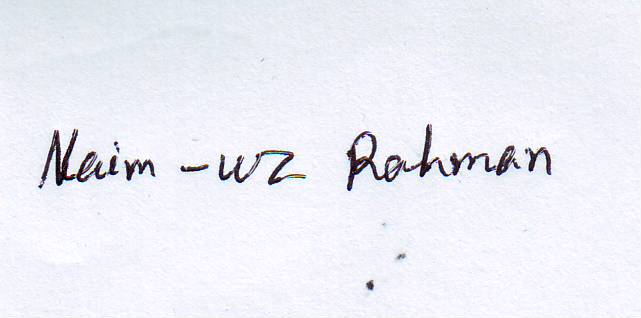
#> input picture images/Signature.JPG, 641 x 318 px
$ jupyter execute '102. Opening and closing.ipynb'
#> lines starting #> are read from the running program, lines starting #| are printed output that depends on the picture
[cell 1]
import cv2
import numpy as np
import matplotlib.pyplot as plt

[cell 2]
img = cv2.imread("images/Signature.JPG", cv2.IMREAD_GRAYSCALE)
#> img: shape (318, 641); min 0, max 255, mean 237.6
kernel = np.ones((5, 5), np.uint8)

[cell 3]
opening = cv2.morphologyEx(img, cv2.MORPH_OPEN, kernel)
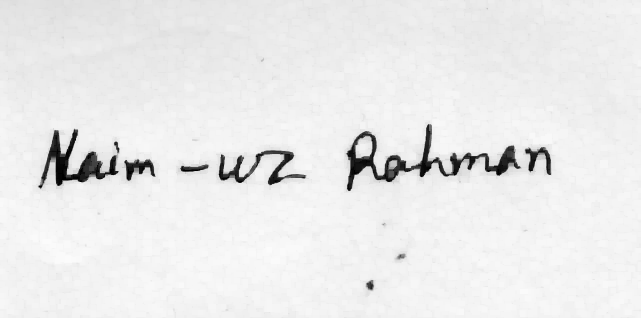
#> opening: shape (318, 641); min 0, max 251, mean 233.9
closing = cv2.morphologyEx(img, cv2.MORPH_CLOSE, kernel)
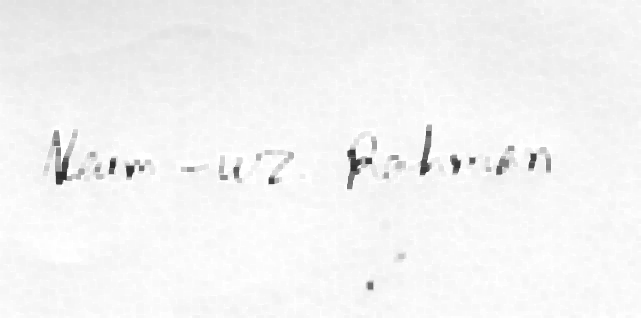
#> closing: shape (318, 641); min 45, max 255, mean 243.3

[cell 4]
plt.figure(figsize=[40,20])
plt.subplot(141)
plt.title("Original")
plt.imshow(img, cmap="gray")
plt.subplot(142)
plt.title("Opening")
plt.imshow(opening, cmap="gray")
plt.subplot(143)
plt.title("Closing")
plt.imshow(closing, cmap="gray")
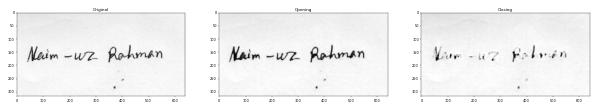
#> figure drawn by matplotlib, 3 panels
